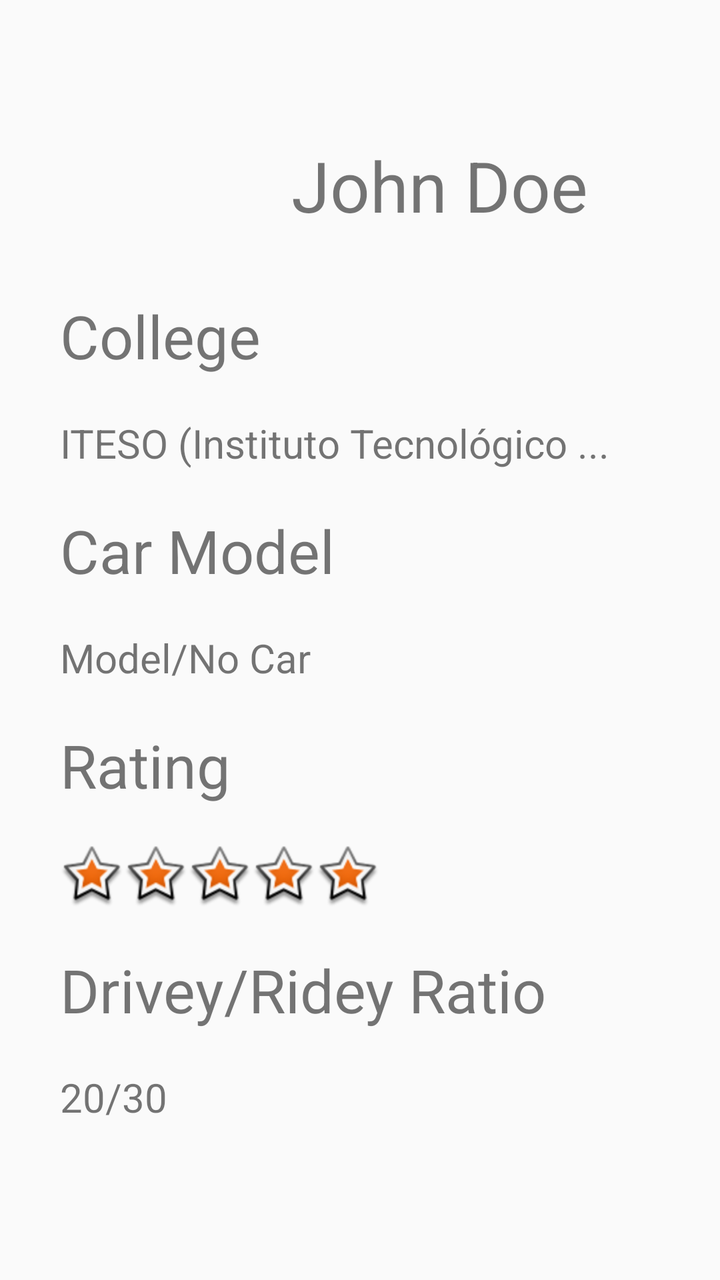
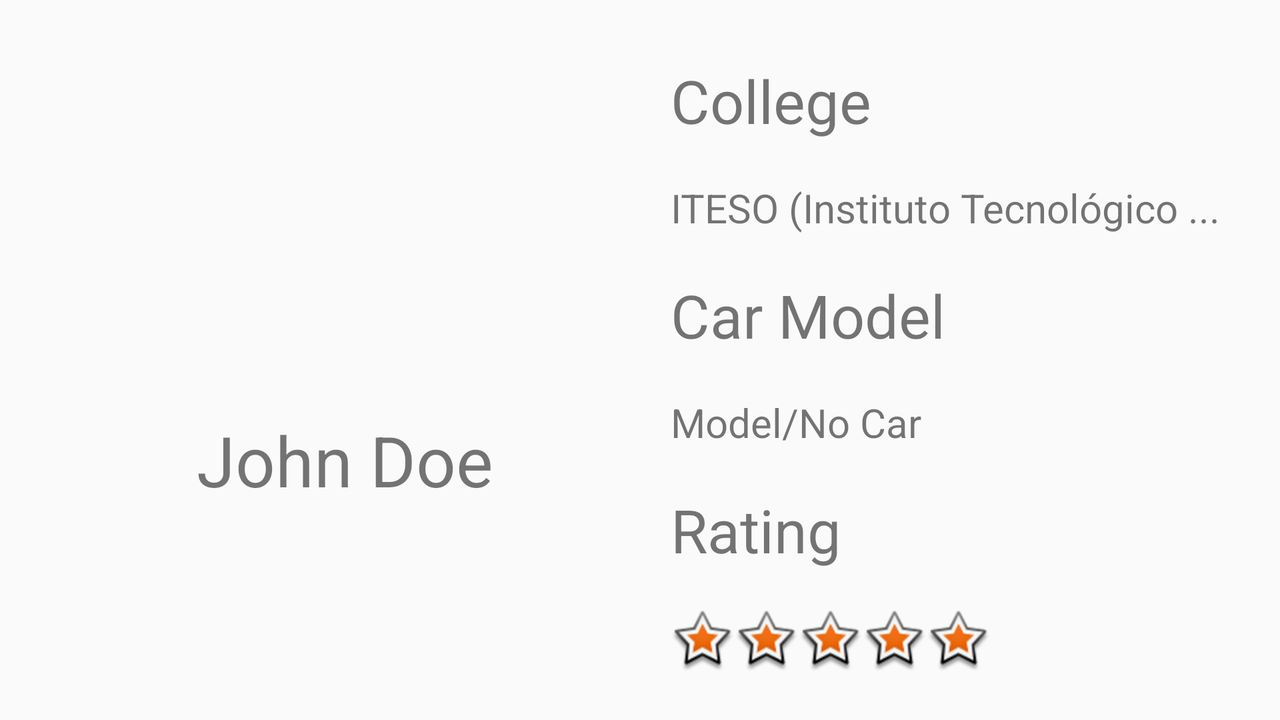

Compare how this app lays out the same screen by default and in its alternative resource folder. The renders come first, then the two layout files and the values they reference.
<!-- AndroidManifest.xml: application theme AppTheme -->
<!-- res/layout/profile.xml -->
<?xml version="1.0" encoding="utf-8"?>
<LinearLayout
    xmlns:android="http://schemas.android.com/apk/res/android"
    android:layout_width="match_parent"
    android:layout_height="match_parent"
    android:gravity="center"
    android:id="@+id/fragment_profile">

    <LinearLayout
        android:layout_width="match_parent"
        android:layout_height="wrap_content"
        android:padding="@dimen/layout_padding"
        android:orientation="vertical">

        <LinearLayout
            android:layout_width="match_parent"
            android:layout_height="wrap_content"
            android:orientation="horizontal"
            android:gravity="center">

            <ImageView
                android:id="@+id/fragment_profile_picture"
                android:layout_width="70dp"
                android:layout_height="70dp"
                android:src="@android:drawable/sym_def_app_icon"/>

            <TextView
                android:id="@+id/fragment_profile_name"
                android:layout_width="wrap_content"
                android:layout_height="wrap_content"
                android:textSize="35sp"
                android:text="John Doe"
                android:layout_marginStart="@dimen/layout_padding"/>

        </LinearLayout>

        <LinearLayout
            android:layout_width="match_parent"
            android:layout_height="match_parent"
            android:orientation="vertical"
            android:padding="@dimen/layout_padding">

            <TextView
                android:layout_width="wrap_content"
                android:layout_height="wrap_content"
                android:text="@string/college_title"
                android:textSize="30sp"
                android:padding="@dimen/layout_padding"/>
            <TextView
                android:id="@+id/fragment_profile_college"
                android:layout_width="wrap_content"
                android:layout_height="wrap_content"
                android:text="ITESO (Instituto Tecnológico ..."
                android:textSize="20sp"
                android:padding="@dimen/layout_padding"/>
            <TextView
                android:layout_width="wrap_content"
                android:layout_height="wrap_content"
                android:text="@string/car_model_title"
                android:textSize="30sp"
                android:padding="@dimen/layout_padding"/>
            <TextView
                android:id="@+id/fragment_profile_car_model"
                android:layout_width="wrap_content"
                android:layout_height="wrap_content"
                android:text="Model/No Car"
                android:textSize="20sp"
                android:padding="@dimen/layout_padding"/>
            <TextView
                android:layout_width="wrap_content"
                android:layout_height="wrap_content"
                android:text="@string/rating_title"
                android:textSize="30sp"
                android:padding="@dimen/layout_padding"/>

            <LinearLayout
                android:layout_width="wrap_content"
                android:layout_height="wrap_content"
                android:orientation="horizontal"
                android:padding="@dimen/layout_padding">

                <ImageView
                    android:id="@+id/fragment_profile_star1"
                    android:layout_width="wrap_content"
                    android:layout_height="wrap_content"
                    android:src="@android:drawable/star_big_on"/>
                <ImageView
                    android:id="@+id/fragment_profile_star2"
                    android:layout_width="wrap_content"
                    android:layout_height="wrap_content"
                    android:src="@android:drawable/star_big_on"/>
                <ImageView
                    android:id="@+id/fragment_profile_star3"
                    android:layout_width="wrap_content"
                    android:layout_height="wrap_content"
                    android:src="@android:drawable/star_big_on"/>
                <ImageView
                    android:id="@+id/fragment_profile_star4"
                    android:layout_width="wrap_content"
                    android:layout_height="wrap_content"
                    android:src="@android:drawable/star_big_on"/>
                <ImageView
                    android:id="@+id/fragment_profile_star5"
                    android:layout_width="wrap_content"
                    android:layout_height="wrap_content"
                    android:src="@android:drawable/star_big_on"/>
            </LinearLayout>

            <TextView
                android:layout_width="wrap_content"
                android:layout_height="wrap_content"
                android:text="@string/drivey_ridey_ratio_title"
                android:textSize="30sp"
                android:padding="@dimen/layout_padding"/>

            <TextView
                android:id="@+id/fragment_profile_drivey_ridey_ratio"
                android:layout_width="wrap_content"
                android:layout_height="wrap_content"
                android:text="20/30"
                android:textSize="20sp"
                android:padding="@dimen/layout_padding"/>

        </LinearLayout>

    </LinearLayout>

</LinearLayout>
<!-- resources referenced by this layout -->
<resources>
  <dimen name="layout_padding">10dp</dimen>
  <string name="car_model_title">Car Model</string>
  <string name="college_title">College</string>
  <string name="drivey_ridey_ratio_title">Drivey/Ridey Ratio</string>
  <string name="rating_title">Rating</string>
  <style name="AppTheme" parent="Theme.AppCompat.Light.DarkActionBar">
          
          <item name="colorPrimary">@color/colorPrimary</item>
          <item name="colorPrimaryDark">@color/colorPrimaryDark</item>
          <item name="colorAccent">@color/colorAccent</item>
      </style>
  <color name="colorPrimary">#308abe</color>
  <color name="colorPrimaryDark">#1D3461</color>
  <color name="colorAccent">#FB3640</color>
</resources>
<!-- res/layout-land/profile.xml (the repository's variant of the layout above) -->
<!-- drawn on the phone turned sideways -->
<?xml version="1.0" encoding="utf-8"?>
<LinearLayout xmlns:android="http://schemas.android.com/apk/res/android"
    android:layout_width="match_parent"
    android:layout_height="match_parent"
    xmlns:app="http://schemas.android.com/apk/res-auto"
    android:padding="@dimen/layout_padding"
    android:gravity="center"
    android:id="@+id/fragment_profile"
    android:orientation="horizontal"
    app:layout_behavior="@string/appbar_scrolling_view_behavior">


    <LinearLayout
        android:layout_width="0dp"
        android:layout_height="match_parent"
        android:orientation="vertical"
        android:gravity="center"
        android:layout_weight="1">

        <ImageView
            android:id="@+id/fragment_profile_picture"
            android:layout_width="100dp"
            android:layout_height="100dp"
            android:src="@android:drawable/sym_def_app_icon"/>

        <TextView
            android:id="@+id/fragment_profile_name"
            android:layout_width="wrap_content"
            android:layout_height="wrap_content"
            android:textSize="35sp"
            android:text="John Doe"
            android:layout_marginStart="@dimen/layout_padding" />

    </LinearLayout>

    <android.support.v4.widget.NestedScrollView
        android:layout_width="wrap_content"
        android:layout_height="wrap_content">

            <LinearLayout
                android:layout_width="match_parent"
                android:layout_height="wrap_content"
                android:orientation="vertical"
                android:padding="@dimen/layout_padding">

                <TextView
                    android:layout_width="wrap_content"
                    android:layout_height="wrap_content"
                    android:text="@string/college_title"
                    android:textSize="30sp"
                    android:padding="@dimen/layout_padding"/>
                <TextView
                    android:id="@+id/fragment_profile_college"
                    android:layout_width="wrap_content"
                    android:layout_height="wrap_content"
                    android:text="ITESO (Instituto Tecnológico ..."
                    android:textSize="20sp"
                    android:padding="@dimen/layout_padding"/>
                <TextView
                    android:layout_width="wrap_content"
                    android:layout_height="wrap_content"
                    android:text="@string/car_model_title"
                    android:textSize="30sp"
                    android:padding="@dimen/layout_padding"/>
                <TextView
                    android:id="@+id/fragment_profile_car_model"
                    android:layout_width="wrap_content"
                    android:layout_height="wrap_content"
                    android:text="Model/No Car"
                    android:textSize="20sp"
                    android:padding="@dimen/layout_padding"/>
                <TextView
                    android:layout_width="wrap_content"
                    android:layout_height="wrap_content"
                    android:text="@string/rating_title"
                    android:textSize="30sp"
                    android:padding="@dimen/layout_padding"/>

                <LinearLayout
                    android:layout_width="wrap_content"
                    android:layout_height="wrap_content"
                    android:orientation="horizontal"
                    android:padding="@dimen/layout_padding">

                    <ImageView
                        android:id="@+id/fragment_profile_star1"
                        android:layout_width="wrap_content"
                        android:layout_height="wrap_content"
                        android:src="@android:drawable/star_big_on"/>
                    <ImageView
                        android:id="@+id/fragment_profile_star2"
                        android:layout_width="wrap_content"
                        android:layout_height="wrap_content"
                        android:src="@android:drawable/star_big_on"/>
                    <ImageView
                        android:id="@+id/fragment_profile_star3"
                        android:layout_width="wrap_content"
                        android:layout_height="wrap_content"
                        android:src="@android:drawable/star_big_on"/>
                    <ImageView
                        android:id="@+id/fragment_profile_star4"
                        android:layout_width="wrap_content"
                        android:layout_height="wrap_content"
                        android:src="@android:drawable/star_big_on"/>
                    <ImageView
                        android:id="@+id/fragment_profile_star5"
                        android:layout_width="wrap_content"
                        android:layout_height="wrap_content"
                        android:src="@android:drawable/star_big_on"/>
                </LinearLayout>
                <TextView
                    android:layout_width="wrap_content"
                    android:layout_height="wrap_content"
                    android:text="@string/drivey_ridey_ratio_title"
                    android:textSize="30sp"
                    android:padding="@dimen/layout_padding"/>
                <TextView
                    android:id="@+id/fragment_profile_drivey_ridey_ratio"
                    android:layout_width="wrap_content"
                    android:layout_height="wrap_content"
                    android:text="20/30"
                    android:textSize="20sp"
                    android:padding="@dimen/layout_padding"/>
            </LinearLayout>
    </android.support.v4.widget.NestedScrollView>

</LinearLayout>
